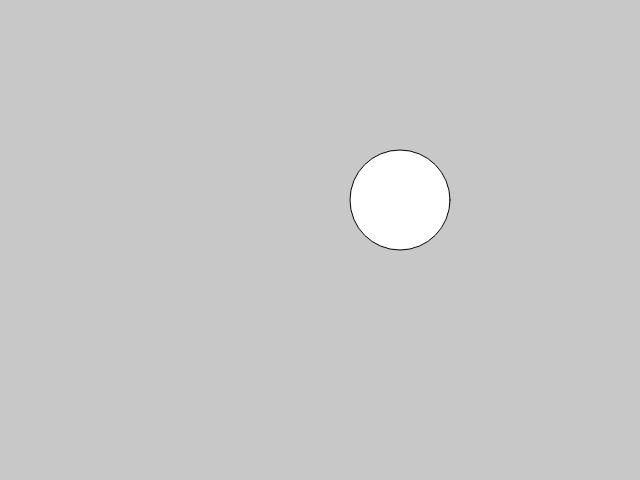
Frame 1 (no input)
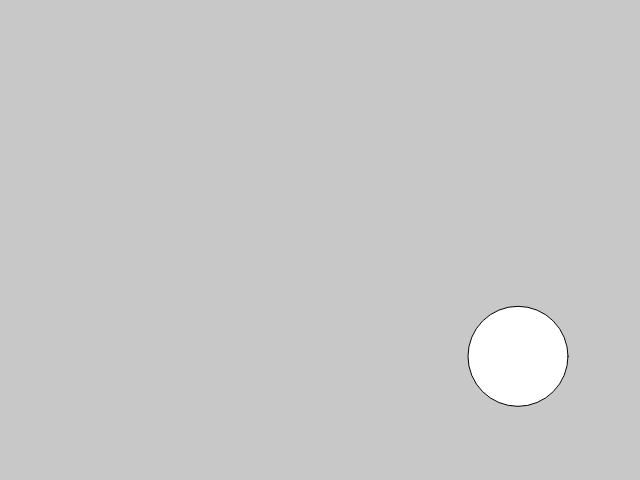
Frame 60 (no input)
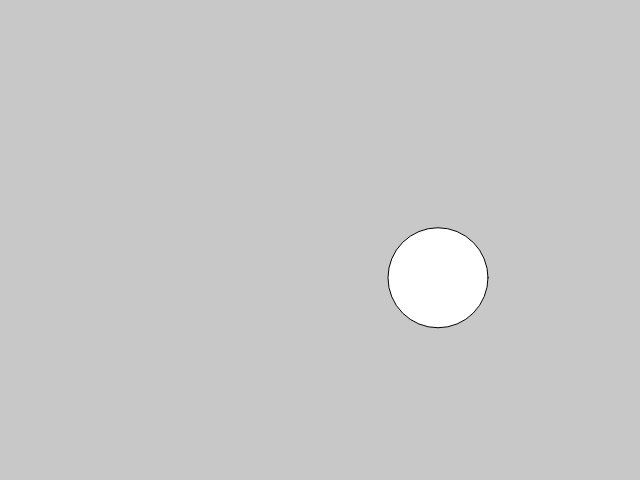
Frame 120 (the mouse pressed at the canvas centre since frame 60)

The p5.js sketch that drew these frames (run headless with seeded random() and noise() and a simulated clock; from frame 60 on, the mouse is pressed at the canvas centre):

// p5.js sketch
// ── sketch.js
// Variables
var ballX = 400;
var ballY = 200;
var ballXSpeed = 2;
var ballYSpeed = 3;
var gravity = .2;

// Runs first and once
function setup() {
    createCanvas(640, 480); // size
}

// Loops forever
function draw() {
    background(200);
    
    ellipse(ballX, ballY, 100, 100);
    
    ballX += ballXSpeed;
    ballY += ballYSpeed;
    ballYSpeed += gravity;
    
    if (ballX > width || ballX < 0) {
        ballXSpeed = -ballXSpeed;
    }
    // Bounce
    if (ballY > height || ballY < 0) {
        ballYSpeed = -.8 * ballYSpeed;
    }
}

function mousePressed() {
    ballX = mouseX;
    ballY = mouseY;
}

function keyPressed() {
    if (keyCode == LEFT_ARROW) {
        hAcc = -.1;
    }
    if (keyCode == RIGHT_ARROW) {
        hAcc = .1;
    }
    if (keyCode == UP_ARROW) {
        vAcc = -.1;
    }
    if (keyCode == DOWN_ARROW) {
        vAcc = .1;
    }
}
// ── avalanche.js
// Variables
var objects = [];
objects[0] = new Ball(400, 300, 100);
var gravity = .2;

// Runs first and once
function setup() {
    createCanvas(640, 480); // size
}

// Loops forever
function draw() {
    background(0);

    for(var i=0; i<objects.length; i++) {
        objects[i].draw( i );
    }
    
    objects.push(new Ball(random(0, width), 100, random(50, 200)));
}

function keyPressed() {   
    objects.push(new Ball(mouseX, mouseY, random(20, 200))); 
    
    for(var i=0; i<objects.length; i++) {
        objects[i].jump();
    }
}

// Ball template (class)
function Ball(x, y, s) {
    this.x = x;
    this.y = y;
    this.size = s;
    this.xSpeed = 0;
    this.ySpeed = 0;
    this.onGround = false;
    
    this.jump = function() {        
        if (this.onGround) {
            this.ySpeed = -this.size / 20;
            this.onGround = false;
        }
    }
    
    this.draw = function (index) {
        this.x += this.xSpeed;
        this.y += this.ySpeed;
        this.ySpeed += gravity;

        if (this.onGround) {
            fill('lightgreen');
        } else {
            fill('white');
        }
        // is mouse inside circle
        if (dist(mouseX, mouseY, this.x, this.y) < this.size/2) {
            fill('yellow');
            if (isMousePressed) {
                objects.splice(index, 1);
            }
        }
        ellipse(this.x, this.y, this.size, this.size);

        if (this.y+this.size/2 > height) {
            if (this.ySpeed < 2) {
                this.ySpeed = 0;
                this.onGround = true;
            }
            this.ySpeed = -.7 * this.ySpeed; // Bounce
            this.y = height-this.size/2;
        }
    }
}

// ── objects.js
// Variables
var objects = [];

var gravity = .2;

// Runs first and once
function setup() {
    createCanvas(640, 480); // size
}

// Loops forever
function draw() {
    background(200);
    
    for(var i=0; i<objects.length; i++) {
        var ball = objects[i];
        
        ellipse(ball.x, ball.y, 100, 100);

        ball.x += ball.xspeed;
        ball.y += ball.yspeed;
        ball.yspeed += gravity;

        if (ball.x > width || ball.x < 0) {
            ball.xspeed = -ball.xspeed;
        }
        // Bounce
        if (ball.y > height || ball.y < 0) {
            ball.yspeed = -.8 * ball.yspeed;
        }
    }
}

function mousePressed() {    
    var circle = {
        x: mouseX,
        y: mouseY,
        xspeed: 2,
        yspeed: 3
    };
    objects.push(circle);
}

function Ball(x, y, s) {
    this.x = x;
    this.y = y;
    this.size = s;
}
// ── physics.js
// Variables
var ballX = 400;
var ballY = 200;
var ballXSpeed = 2;
var ballYSpeed = 3;
var vAcc = 0;
var hAcc = 0;

// Runs first and once
function setup() {
    createCanvas(640, 480); // size
}

// Loops forever
function draw() {
    // background(200);
    
    ellipse(ballX, ballY, 100, 100);
    
    ballX += ballXSpeed;
    ballY += ballYSpeed;
    ballXSpeed += hAcc;
    ballYSpeed += vAcc;
    
    if (ballX > width || ballX < 0) {
        ballXSpeed = -ballXSpeed;
    }
    // Bounce
    if (ballY > height || ballY < 0) {
        ballYSpeed = -.8 * ballYSpeed;
    }
}

function mousePressed() {
    ballX = mouseX;
    ballY = mouseY;
}

function keyPressed() {
    if (keyCode == LEFT_ARROW) {
        hAcc = -.1;
    }
    if (keyCode == RIGHT_ARROW) {
        hAcc = .1;
    }
    if (keyCode == UP_ARROW) {
        vAcc = -.1;
    }
    if (keyCode == DOWN_ARROW) {
        vAcc = .1;
    }
}
// ── puzzle.js
// Variables
var ballX = 400;
var ballY = 300;
var ballSize = 100;
var ballXSpeed = 0;
var ballYSpeed = 0;
var gravity = .2;

// Runs first and once
function setup() {
    createCanvas(640, 480); // size
}

// Loops forever
function draw() {
    background(0);

    ballX += ballXSpeed;
    ballY += ballYSpeed;
    ballYSpeed -= gravity;

    ellipse(ballX, ballY, ballSize, ballSize);

    if (ballY > height) {
        ballYSpeed = -.7 * ballYSpeed; // Bounce
        ballY = height;
    }
}

function mousePressed() {
    ballX = mouseY;
    ballY = mouseY;
    ballXSpeed = 0;
    ballYSpeed = 0;
}

// ── style.css
body {
    background: #555;
    text-align: center;
}
